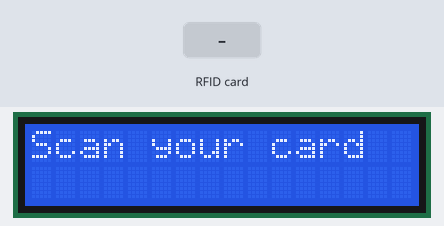
Recording of a sketch running on a simulated Arduino Uno, built with avr-gcc and run on an emulated ATmega328P. Shown: 16×2 character LCD. Inputs (shaded band) come from the test bench. What the sketch prints to the serial monitor is not drawn.

Above: at 3.2 s.
3.3 s: RFID card 04 A3 F2 7B held to the reader
At 6.0 s:
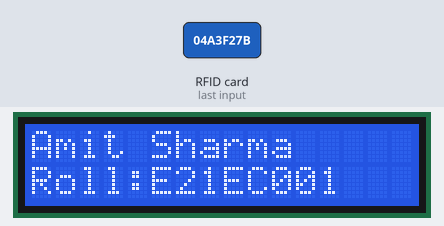
6.3 s: RFID card E2 1E C0 01 held to the reader
At 10.6 s:
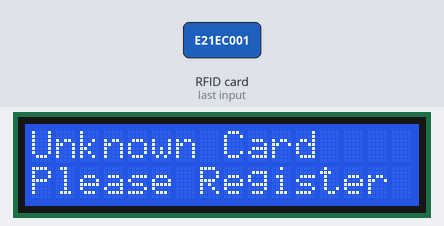
10.9 s: RFID card 93 B1 C4 5E held to the reader
At 14.8 s:
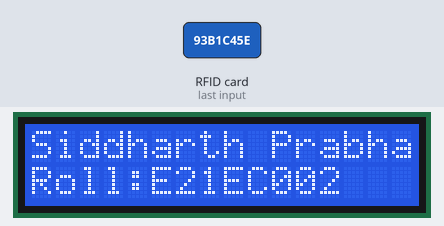
15.5 s: RFID card 5E 7A 19 C4 held to the reader
At 18.3 s:
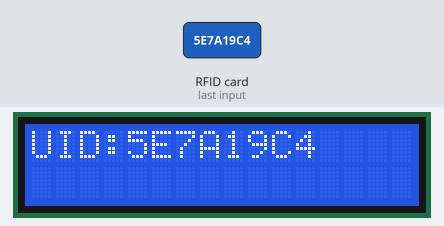
Timing chart, 0 to 19.8 s (numbered marks = the images above; inputs shaded):
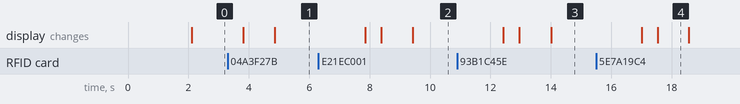

The sketch:

UID_FETCH.ino
```cpp
#include <Wire.h>
#include <LiquidCrystal_I2C.h>
#include <PN532_I2C.h>
#include <PN532.h>
#include <NfcAdapter.h>

// Initialize LCD and PN532
LiquidCrystal_I2C lcd(0x27, 16, 2);
PN532_I2C pn532_i2c(Wire);
NfcAdapter nfc(pn532_i2c);

// Structure to hold student details
struct Student {
  String uid;
  String name;
  String roll;
};

// Example database (you can expand this list)
Student students[] = {
  {"04A3F27B", "Amit Sharma", "E21EC001"},
  {"93B1C45E", "Siddharth Prabhakar", "E21EC002"},
  {"7A2D915C", "Riya Patel", "E21EC003"},
  {"B86F4E2A", "Rahul Kumar", "E21EC004"}
};

int totalStudents = sizeof(students) / sizeof(students[0]);

void setup() {
  Serial.begin(9600);
  lcd.begin();
  lcd.backlight();
  nfc.begin();

  lcd.setCursor(0, 0);
  lcd.print("RFID UID Reader");
  lcd.setCursor(0, 1);
  lcd.print("Initializing...");
  delay(2000);
  lcd.clear();
}

void loop() {
  lcd.setCursor(0, 0);
  lcd.print("Scan your card");

  if (nfc.tagPresent()) {
    NfcTag tag = nfc.read();
    String uid = tag.getUidString();
    uid.replace(" ", ""); // remove spaces if any

    lcd.clear();
    lcd.setCursor(0, 0);
    lcd.print("UID:");
    lcd.setCursor(4, 0);
    lcd.print(uid);
    delay(1000);

    bool found = false;

    for (int i = 0; i < totalStudents; i++) {
      if (uid.equalsIgnoreCase(students[i].uid)) {
        lcd.clear();
        lcd.setCursor(0, 0);
        lcd.print(students[i].name);
        lcd.setCursor(0, 1);
        lcd.print("Roll:");
        lcd.print(students[i].roll);

        Serial.println("UID: " + uid);
        Serial.println("Name: " + students[i].name);
        Serial.println("Roll No: " + students[i].roll);
        Serial.println("---------------------");

        found = true;
        break;
      }
    }

    if (!found) {
      lcd.clear();
      lcd.setCursor(0, 0);
      lcd.print("Unknown Card");
      lcd.setCursor(0, 1);
      lcd.print("Please Register");
      Serial.println("Unregistered UID: " + uid);
      Serial.println("---------------------");
    }

    delay(3000);
    lcd.clear();
  }

  delay(500);
}
```

Measured:
- after the input at 3.3 s, the display: first changes after 0.52 s (image 1 shows a later state)
- after the input at 6.3 s, the display: first differs from a run without the input after 2.1 s (image 2 shows a later state)
- after the input at 10.9 s, the display: first differs from a run without the input after 2.1 s (image 3 shows a later state)
- after the input at 15.5 s, the display: first differs from a run without the input after 2.0 s (image 4)
- what the display in image 4 shows lasts 1.1 s, from 17.5 s to 18.6 s
